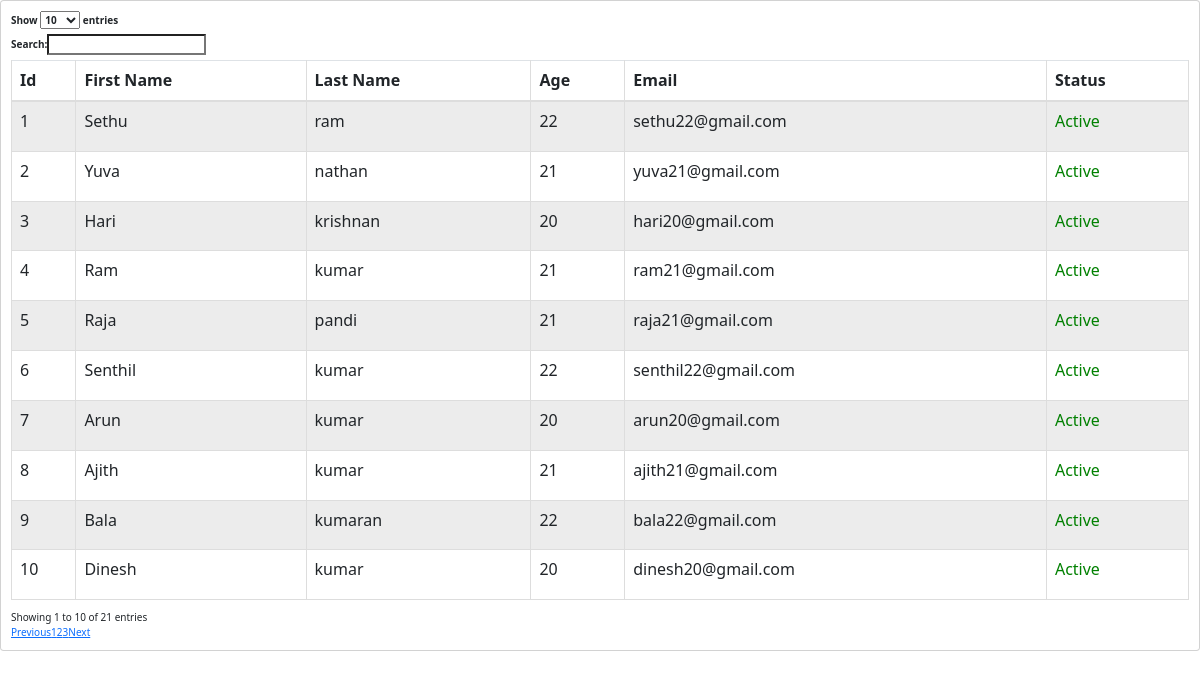
The app's page /samples/showactiveemp.php with its own data.
### tables this page shows
CREATE TABLE `user` (
  `id` int(11) NOT NULL,
  `fname` varchar(100) NOT NULL,
  `lname` varchar(100) NOT NULL,
  `age` int(11) NOT NULL,
  `gender` varchar(100) NOT NULL,
  `email` varchar(100) NOT NULL,
  `password` varchar(12) NOT NULL,
  `status` varchar(100) NOT NULL,
  `image` varchar(300) DEFAULT NULL
);

### samples/showactiveemp.php (the view, shortened to what this page needs)
<html lang="en">
<head>
</head>
<body>
<link rel="stylesheet" href="https://maxcdn.bootstrapcdn.com/bootstrap/3.3.7/css/bootstrap.min.css">
<link rel="stylesheet" href="https://cdn.datatables.net/1.13.1/css/dataTables.bootstrap.min.css">
   <link rel="stylesheet" type="text/css" href="https://cdn.datatables.net/buttons/1.2.2/css/buttons.dataTables.min.css">
<link href="https://cdn.jsdelivr.net/npm/bootstrap@5.2.3/dist/css/bootstrap.min.css" rel="stylesheet">
<div class="col-lg grid-margin stretch-card">
   <div class="card">
     <div class="card-body">
<table id="example" class="table table-striped table-bordered" style="width:100%">
<?php
 $servername = "localhost";
 $username = "root";
 $password = "";
 $dbname = "employee";
$conn = mysqli_connect($servername, $username, $password, $dbname);
?>
       <thead>
         <tr>
           <th>Id</th>
           <th>First Name</th>
           <th>Last Name</th>
           <th>Age</th>
           <th>Email</th>
           <th>Status</th>
         </tr>
         </thead>
         <tbody>
           <?php
              $result=mysqli_query($conn,"select * from user where status='Active'");
            ?>
          <?php
           while($row =mysqli_fetch_assoc($result)){
          ?>
          <tr>
            <td><?php echo $row['id'];?></td>
            <td><?php echo $row['fname'];?></td>
            <td><?php echo $row['lname'];?></td>
            <td><?php echo $row['age'];?></td>
            <td><?php echo $row['email'];?></td>
            <td>
               <?php if($row['status']=='Active')
                {
                  echo '<p style=color:green;>Active</p>';
                }
              ?>
            </td>
          </tr>
          <?php
         }?>
         </tbody>
    </table>
  </div>
  </div>
</div>
</body>
</html>

### records on screen
user: id "1", fname "Sethu", lname "ram", age "22", email "sethu22@gmail.com", status "Active"
user: id "2", fname "Yuva", lname "nathan", age "21", email "yuva21@gmail.com", status "Active"
user: id "3", fname "Hari", lname "krishnan", age "20", email "hari20@gmail.com", status "Active"
user: id "4", fname "Ram", lname "kumar", age "21", email "ram21@gmail.com", status "Active"
user: id "5", fname "Raja", lname "pandi", age "21", email "raja21@gmail.com", status "Active"
user: id "6", fname "Senthil", lname "kumar", age "22", email "senthil22@gmail.com", status "Active"
user: id "7", fname "Arun", lname "kumar", age "20", email "arun20@gmail.com", status "Active"
user: id "8", fname "Ajith", lname "kumar", age "21", email "ajith21@gmail.com", status "Active"
user: id "9", fname "Bala", lname "kumaran", age "22", email "bala22@gmail.com", status "Active"
user: id "10", fname "Dinesh", lname "kumar", age "20", email "dinesh20@gmail.com", status "Active"
